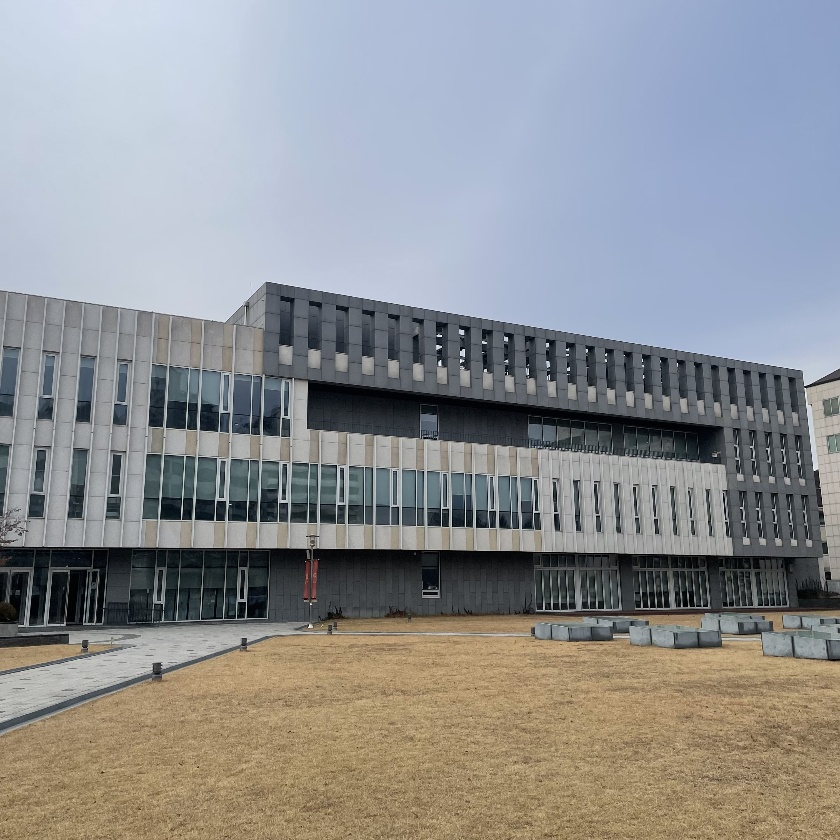
#> input picture nice_1.jpg, 840 x 840 px
$ python sametime.py
#> lines starting #> are read from the running program, lines starting #| are printed output that depends on the picture; after the words box and inside, x2 and y2 are one past the last pixel; in counts of white or black regions, pixels touching at a corner belong together
import cv2 as cv
import numpy as np
from matplotlib import pyplot as plt

def compute_canvas_size_and_offset(reference_img, img_list, homographies):
    ref_h, ref_w, _ = reference_img.shape
    corners = np.array([[0, 0], [ref_w, 0], [ref_w, ref_h], [0, ref_h]], dtype=np.float32).reshape(-1, 1, 2)

    all_corners = [corners]
    for img, H in zip(img_list, homographies):
        h, w = img.shape[:2]
        img_corners = np.array([[0, 0], [w, 0], [w, h], [0, h]], dtype=np.float32).reshape(-1, 1, 2)
        transformed_corners = cv.perspectiveTransform(img_corners, H)
        all_corners.append(transformed_corners)

    all_corners = np.concatenate(all_corners, axis=0)
    x_min, y_min = np.int32(all_corners.min(axis=0).ravel())
    x_max, y_max = np.int32(all_corners.max(axis=0).ravel())

    canvas_width = x_max - x_min
    canvas_height = y_max - y_min
    offset = (-x_min, -y_min)

    return canvas_width, canvas_height, offset

def compute_overlap_mask(canvas_shape, img, H, offset):
    h, w = img.shape[:2]
    corners = np.array([[0, 0], [w, 0], [w, h], [0, h]], dtype=np.float32).reshape(-1, 1, 2)
    transformed_corners = cv.perspectiveTransform(corners, H) + offset

    mask = np.zeros(canvas_shape[:2], dtype=np.uint8)
    cv.fillConvexPoly(mask, np.int32(transformed_corners), 255)
    return mask

# [5 lines left out: function compute_bounding_box, not called in this run]

def warp_image(canvas, img, H, offset):
    h, w = canvas.shape[:2]
    H_inv = np.linalg.inv(H)

    # 캔버스 좌표 생성
    y_coords, x_coords = np.indices((h, w))
    coords = np.stack([x_coords.ravel(), y_coords.ravel(), np.ones_like(x_coords).ravel()])
    coords[0] -= offset[0]
    coords[1] -= offset[1]

    # 역 매핑
    mapped_coords = H_inv @ coords
    mapped_coords /= mapped_coords[2]

    mapped_x = mapped_coords[0].reshape(h, w).astype(np.int32)
    mapped_y = mapped_coords[1].reshape(h, w).astype(np.int32)

    # 유효 범위 확인
    valid_idx = (0 <= mapped_x) & (mapped_x < img.shape[1]) & (0 <= mapped_y) & (mapped_y < img.shape[0])
    canvas[valid_idx] = img[mapped_y[valid_idx], mapped_x[valid_idx]]

# [5 lines left out: function blend_images, not called in this run]

def compute_overlap_region(mask1, mask2):
    return cv.bitwise_and(mask1, mask2)

def create_stronger_weighted_masks(overlap_mask, direction='horizontal', reverse=False, strength=4.0, blur_size=(15, 15)):
    h, w = overlap_mask.shape
    gradient = None

    if direction == 'horizontal':
        gradient = np.linspace(0, 1, w, dtype=np.float32).reshape(1, -1)
        if reverse:
            gradient = gradient[:, ::-1]  # Reverse gradient for right-to-left weight
        gradient = np.tile(gradient, (h, 1))
    elif direction == 'vertical':
        gradient = np.linspace(0, 1, h, dtype=np.float32).reshape(-1, 1)
        if reverse:
            gradient = gradient[::-1, :]
        gradient = np.tile(gradient, (1, w))

    gradient = np.power(gradient, strength)
    weighted_mask = (overlap_mask / 255.0) * gradient

    # 가우시안 블러 적용
    weighted_mask = cv.GaussianBlur(weighted_mask, blur_size, 0)
    return weighted_mask


# [31 lines left out: function blend_images_with_masks, not called in this run]

def resize_mask_to_canvas(mask, canvas_shape):
    return cv.resize(mask, (canvas_shape[1], canvas_shape[0]), interpolation=cv.INTER_LINEAR)

def apply_blended_mask(canvas, img, mask, H, offset):
    h, w = canvas.shape[:2]
    H_inv = np.linalg.inv(H)

    # 캔버스 좌표 생성
    y_coords, x_coords = np.indices((h, w))
    coords = np.stack([x_coords.ravel(), y_coords.ravel(), np.ones_like(x_coords).ravel()])
    coords[0] -= offset[0]
    coords[1] -= offset[1]

    # 역 매핑
    mapped_coords = H_inv @ coords
    mapped_coords /= mapped_coords[2]

    mapped_x = mapped_coords[0].reshape(h, w).astype(np.int32)
    mapped_y = mapped_coords[1].reshape(h, w).astype(np.int32)

    # 유효 범위 확인
    valid_idx = (0 <= mapped_x) & (mapped_x < img.shape[1]) & (0 <= mapped_y) & (mapped_y < img.shape[0])

    # 마스크 적용하여 블렌딩
    for i in range(3):  # 채널별로 처리
        canvas[..., i][valid_idx] = (
            canvas[..., i][valid_idx] * (1 - mask[valid_idx]) +
            img[mapped_y[valid_idx], mapped_x[valid_idx], i] * mask[valid_idx]
        )

# 이미지 로드
img1 = cv.imread('nice_1.jpg')
#> img1 is the input picture: shape (840, 840, 3); mean B, G, R 146.1, 144.2, 142.7
img2 = cv.imread('nice_2.jpg')
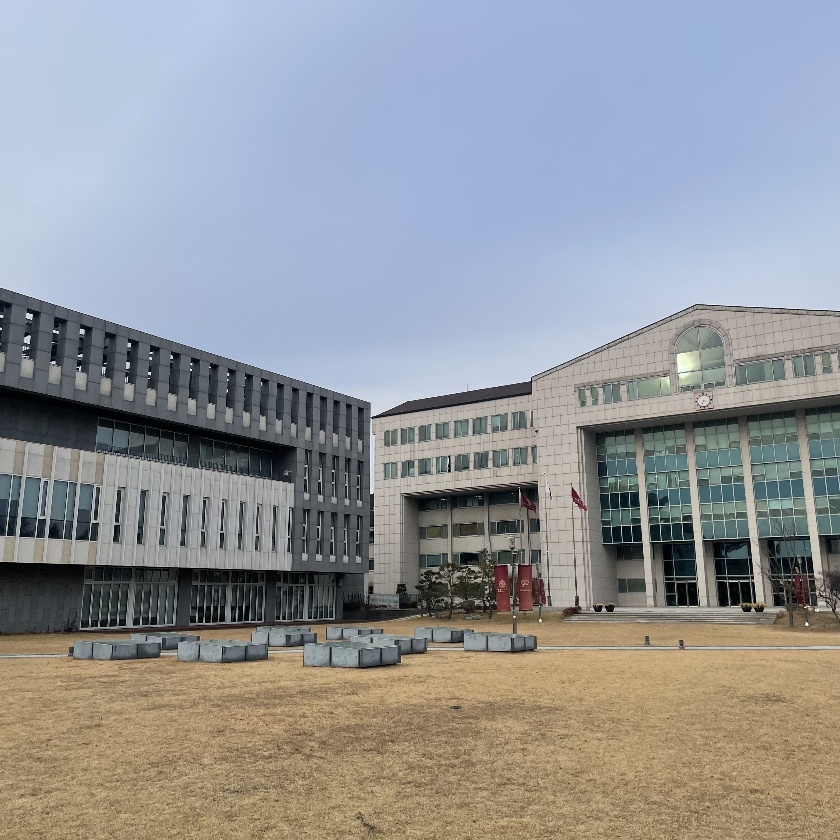
#> input picture nice_2.jpg, 840 x 840 px
#> img2 is the input picture: shape (840, 840, 3); mean B, G, R 153.3, 149.5, 146.8
img3 = cv.imread('nice_3.jpg')
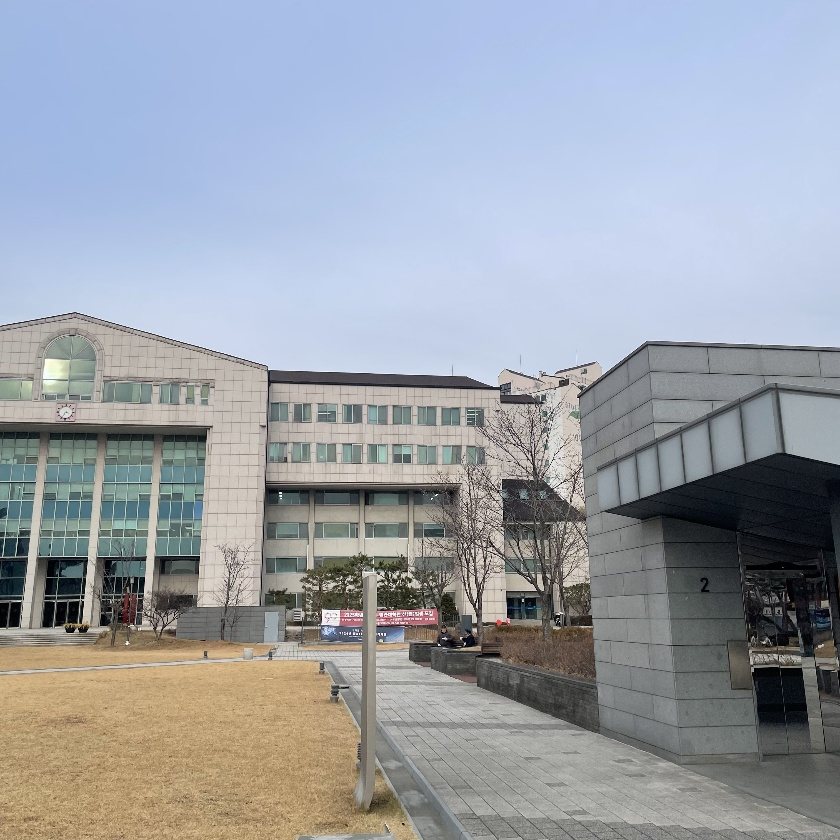
#> input picture nice_3.jpg, 840 x 840 px
#> img3 is the input picture: shape (840, 840, 3); mean B, G, R 167.8, 159.7, 154.5


# SIFT 키포인트 탐지 및 매칭
sift = cv.SIFT_create()
kp1, des1 = sift.detectAndCompute(img1, None)
#> kp1 = 1913 keypoints; strongest (x, y, size): (547, 345, 2.4), (485, 370, 2), (506, 339, 2.9), (438, 347, 3.1)
kp2, des2 = sift.detectAndCompute(img2, None)
#> kp2 = 2393 keypoints; strongest (x, y, size): (129, 345, 2.7), (54, 331, 2), (150, 358, 2), (172, 357, 2.1)
kp3, des3 = sift.detectAndCompute(img3, None)
#> kp3 = 1969 keypoints; strongest (x, y, size): (445, 638, 2.1), (83, 597, 2.2), (764, 642, 1.8), (386, 583, 1.9)

# FLANN 매칭
flann = cv.FlannBasedMatcher({"algorithm": 1, "trees": 5}, {"checks": 50})
matches1 = flann.knnMatch(des1, des2, k=2)
#> matches1 = 1913 matches
matches3 = flann.knnMatch(des3, des2, k=2)
#> matches3 = 1969 matches

good_matches1 = [m for m, n in matches1 if m.distance / n.distance < 0.7]
#> good_matches1 = 234 matches
src_pts1 = np.float32([kp1[m.queryIdx].pt for m in good_matches1]).reshape(-1, 1, 2)
#> src_pts1 = 234 rows, first 8: [38.21, 485.4], [47.05, 387.9], [47.06, 386.6], [87.58, 614.4], [217.1, 498.4], [221.7, 504], [225, 546.5], [240.8, 615]
dst_pts1 = np.float32([kp2[m.trainIdx].pt for m in good_matches1]).reshape(-1, 1, 2)
#> dst_pts1 = 234 rows, first 8: [339.8, 666.6], [339.8, 666.6], [339.8, 666.6], [118, 473.7], [39.14, 516.8], [42.28, 522], [38.95, 448.2], [666.4, 578.9]
H12 = cv.findHomography(src_pts1, dst_pts1, cv.RANSAC, 5.0)[0]
#> H12 = [[1.84, -0.227, -729.1], [0.583, 1.59, -342.1], [0.000996, -6.07e-05, 1]]

good_matches3 = [m for m, n in matches3 if m.distance / n.distance < 0.7]
#> good_matches3 = 118 matches
src_pts3 = np.float32([kp3[m.queryIdx].pt for m in good_matches3]).reshape(-1, 1, 2)
#> src_pts3 = 118 rows, first 8: [19.73, 459], [21.72, 532.9], [21.95, 532.8], [27.55, 514.6], [31.17, 446.8], [32.18, 452.1], [34.23, 376.8], [35.73, 823.6]
dst_pts3 = np.float32([kp2[m.trainIdx].pt for m in good_matches3]).reshape(-1, 1, 2)
#> dst_pts3 = 118 rows, first 8: [670.1, 449.2], [684.9, 518.1], [684.9, 518.1], [686.8, 499.1], [677.5, 437.5], [680.3, 441.5], [670.1, 371.4], [762.5, 796.7]
H32 = cv.findHomography(src_pts3, dst_pts3, cv.RANSAC, 5.0)[0]
#> H32 = [[0.337, 0.119, 581.8], [-0.422, 0.855, 47.07], [-0.000731, -5.75e-05, 1]]

# 동적으로 캔버스 크기와 오프셋 계산
canvas_w, canvas_h, offset = compute_canvas_size_and_offset(img2, [img1, img3], [H12, H32])
#> the loop in compute_canvas_size_and_offset, `for img, H in zip(img_list, homographies):` made 2 passes
#> (h, w, img_corners) on passes 1 to 2: (840, 840, [[0, 0], [840, 0], [840, 840], [0, 840]]), (840, 840, [[0, 0], [840, 0], [840, 840], [0, 840]])
#> after the loop in compute_canvas_size_and_offset, `for img, H in zip(img_list, homographies):`: all_corners = [[[0, 0], [840, 0], [840, 840], [0, 840]], [[-729.1, -342.1], [443.1, 80.43], [349.2, 830.5], [-968.8, 1046.7]], [[581.8, 47.07], [2238.5, -796.8], [2854.7, 1214.4], [716.6, 804.2]]]
#> in compute_canvas_size_and_offset, `all_corners = np.concatenate(all_corners, axis=0)`: all_corners = [[0, 0], [840, 0], [840, 840], [0, 840], [-729.1, -342.1], [443.1, 80.43], [349.2, 830.5], [-968.8, 1046.7], [581.8, 47.07], [2238.5, -796.8], [2854.7, 1214.4], [716.6, 804.2]]
#> in compute_canvas_size_and_offset, `x_min, y_min = np.int32(all_corners.min(axis=0).ravel())`: x_min = -968; y_min = -796
#> in compute_canvas_size_and_offset, `x_max, y_max = np.int32(all_corners.max(axis=0).ravel())`: x_max = 2854; y_max = 1214
#> in compute_canvas_size_and_offset, `canvas_width = x_max - x_min`: canvas_width = 3822
#> in compute_canvas_size_and_offset, `canvas_height = y_max - y_min`: canvas_height = 2010
#> in compute_canvas_size_and_offset, `offset = (-x_min, -y_min)`: offset = (968, 796)
#> canvas_w = 3822; canvas_h = 2010; offset = (968, 796)

# 캔버스 초기화
canvas = np.zeros((canvas_h, canvas_w, 3), dtype=np.uint8)

warp_image(canvas, img2, np.eye(3), offset)
#> in warp_image, `H_inv = np.linalg.inv(H)`: H_inv = [[1, 0, 0], [0, 1, 0], [0, 0, 1]]
#> in warp_image, `valid_idx = (0 <= mapped_x) & (mapped_x < img.shape[1]) & (0 <= mapped..`:
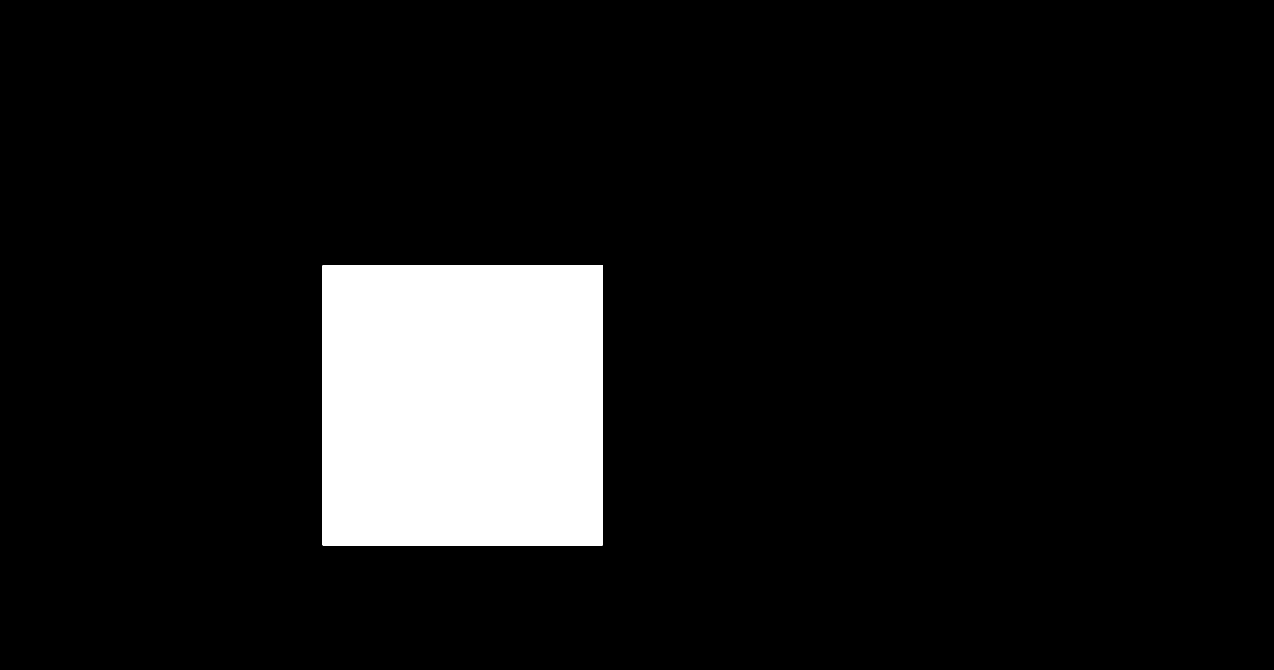
#> valid_idx: shape (2010, 3822) bool (shown at 1/3 size); 9.2% white; 1 white region, box (x1, y1, x2, y2) and area: (968, 796, 1808, 1636) 705600
warp_image(canvas, img1, H12, offset)
#> call 2 of warp_image, with H = array of shape (3, 3), offset = (968, 796)
#> in warp_image (call 2), `H_inv = np.linalg.inv(H)`: H_inv = [[0.367, 0.0634, 289.5], [-0.216, 0.6, 47.58], [-0.000379, -2.67e-05, 0.715]]
#> in warp_image (call 2), `valid_idx = (0 <= mapped_x) & (mapped_x < img.shape[1]) & (0 <= mapped..`: valid_idx: shape (2010, 3822) bool; 17.6% white; 1 white region, box (x1, y1, x2, y2) and area: (0, 452, 1412, 1843) 1354125
#> in warp_image (call 2), `canvas[valid_idx] = img[mapped_y[valid_idx], mapped_x[valid_idx]]`:
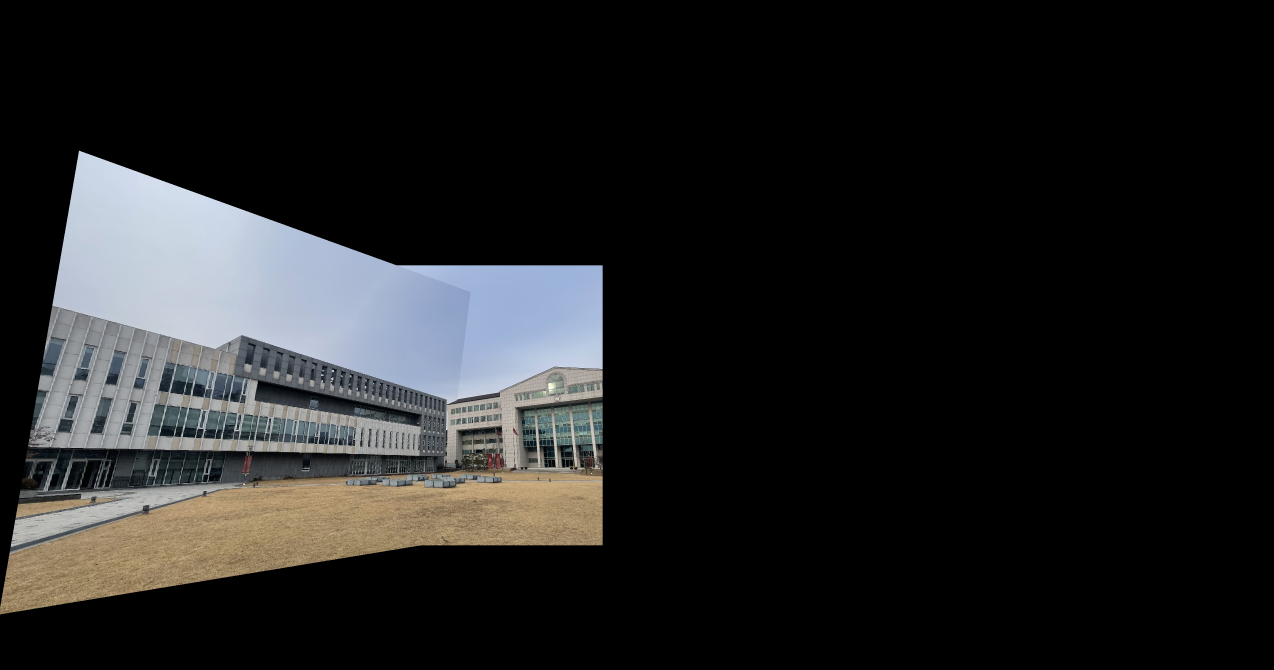
#> canvas: shape (2010, 3822, 3) (shown at 1/3 size); mean B, G, R 33.4, 33.2, 33
warp_image(canvas, img3, H32, offset)
#> in warp_image (call 3), `valid_idx = (0 <= mapped_x) & (mapped_x < img.shape[1]) & (0 <= mapped..`: valid_idx: shape (2010, 3822) bool; 35.3% white; 1 white region, box (x1, y1, x2, y2) and area: (1549, 0, 3822, 2010) 2711042


# 겹치는 마스크 계산
mask1 = compute_overlap_mask((canvas_h, canvas_w), img1, H12, offset)
#> in compute_overlap_mask, `transformed_corners = cv.perspectiveTransform(corners, H) + offset`: transformed_corners = [[238.9, 453.9], [1411.1, 876.4], [1317.2, 1626.5], [-0.779, 1842.7]]
#> in compute_overlap_mask, `cv.fillConvexPoly(mask, np.int32(transformed_corners), 255)`: mask: shape (2010, 3822); 17.6% white; 1 white region, box (x1, y1, x2, y2) and area: (0, 453, 1412, 1843) 1351026
mask2 = compute_overlap_mask((canvas_h, canvas_w), img2, np.eye(3), offset)
#> in compute_overlap_mask (call 2), `cv.fillConvexPoly(mask, np.int32(transformed_corners), 255)`: mask: shape (2010, 3822); 9.2% white; 1 white region, box (x1, y1, x2, y2) and area: (968, 796, 1809, 1637) 707281
mask3 = compute_overlap_mask((canvas_h, canvas_w), img3, H32, offset)
#> in compute_overlap_mask (call 3), `cv.fillConvexPoly(mask, np.int32(transformed_corners), 255)`: mask: shape (2010, 3822); 35.3% white; 1 white region, box (x1, y1, x2, y2) and area: (1549, 0, 3822, 2010) 2709949

# 겹치는 영역 계산
overlap_mask1_2 = compute_overlap_region(mask1, mask2)
#> in compute_overlap_region, `return cv.bitwise_and(mask1, mask2)`: returned value: shape (2010, 3822); 4.3% white; 1 white region, box (x1, y1, x2, y2) and area: (968, 796, 1412, 1637) 327946
overlap_mask2_3 = compute_overlap_region(mask2, mask3)
#> in compute_overlap_region (call 2), `return cv.bitwise_and(mask1, mask2)`: returned value: shape (2010, 3822); 2% white; 1 white region, box (x1, y1, x2, y2) and area: (1549, 796, 1809, 1625) 157432


# 가중치 마스크 생성
strong_weighted_mask2_1 = create_stronger_weighted_masks(overlap_mask1_2, direction='horizontal', reverse=False, strength=10.0, blur_size=(11, 11))
strong_weighted_mask3_2 = create_stronger_weighted_masks(overlap_mask2_3, direction='horizontal', reverse=True, strength=50.0, blur_size=(31, 31))

# 마스크 정규화
strong_weighted_mask2_1 = strong_weighted_mask2_1 / np.max(strong_weighted_mask2_1)
strong_weighted_mask3_2 = strong_weighted_mask3_2 / np.max(strong_weighted_mask3_2)


# 가중치 마스크 캔버스 크기로 조정
strong_weighted_mask2_1 = resize_mask_to_canvas(strong_weighted_mask2_1, canvas.shape)
strong_weighted_mask3_2 = resize_mask_to_canvas(strong_weighted_mask3_2, canvas.shape)


# 모든 마스크를 이미지2에 적용
apply_blended_mask(canvas, img2, strong_weighted_mask2_1, np.eye(3), offset)
#> in apply_blended_mask, `H_inv = np.linalg.inv(H)`: H_inv = [[1, 0, 0], [0, 1, 0], [0, 0, 1]]
apply_blended_mask(canvas, img2, strong_weighted_mask3_2, np.eye(3), offset)


highlighted_canvas = canvas.copy()
highlighted_canvas[strong_weighted_mask2_1 > 0] = [0, 255, 0]  # 겹치는 영역 확인
highlighted_canvas[strong_weighted_mask3_2 > 0] = [255, 0, 0]  # 겹치는 영역 확인
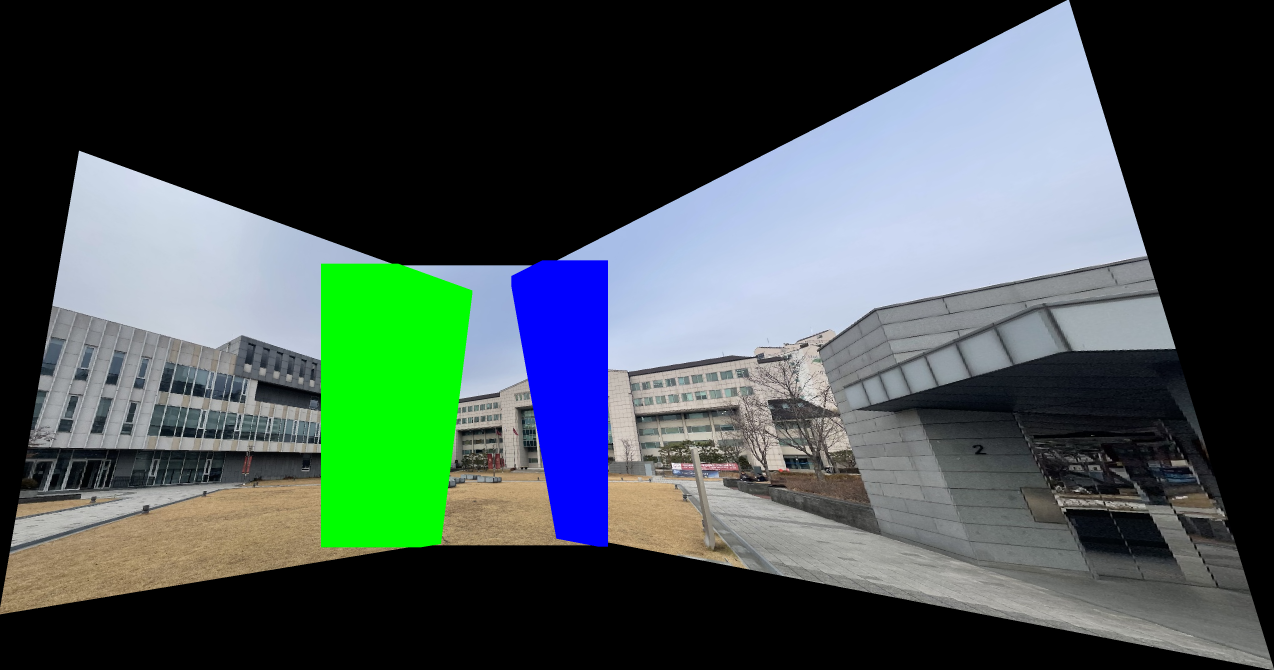
#> highlighted_canvas: shape (2010, 3822, 3) (shown at 1/3 size); mean B, G, R 80.6, 82.7, 69.3

plt.figure(figsize=(10, 5))
plt.imshow(cv.cvtColor(highlighted_canvas, cv.COLOR_BGR2RGB))
plt.title("Mask Region")
plt.axis('off')
plt.show()


plt.figure(figsize=(10, 5))
plt.subplot(1, 2, 1)
plt.imshow(strong_weighted_mask2_1, cmap='gray')
plt.title(" Mask 2->1")
plt.axis('off')

plt.subplot(1, 2, 2)
plt.imshow(strong_weighted_mask3_2, cmap='gray')
plt.title(" Mask 3->2")
plt.axis('off')
plt.show()

# 최종 결과 시각화
plt.figure(figsize=(10, 5))
plt.imshow(cv.cvtColor(canvas, cv.COLOR_BGR2RGB))
plt.axis('off')
plt.title("SameTime Final Image")
plt.show()
